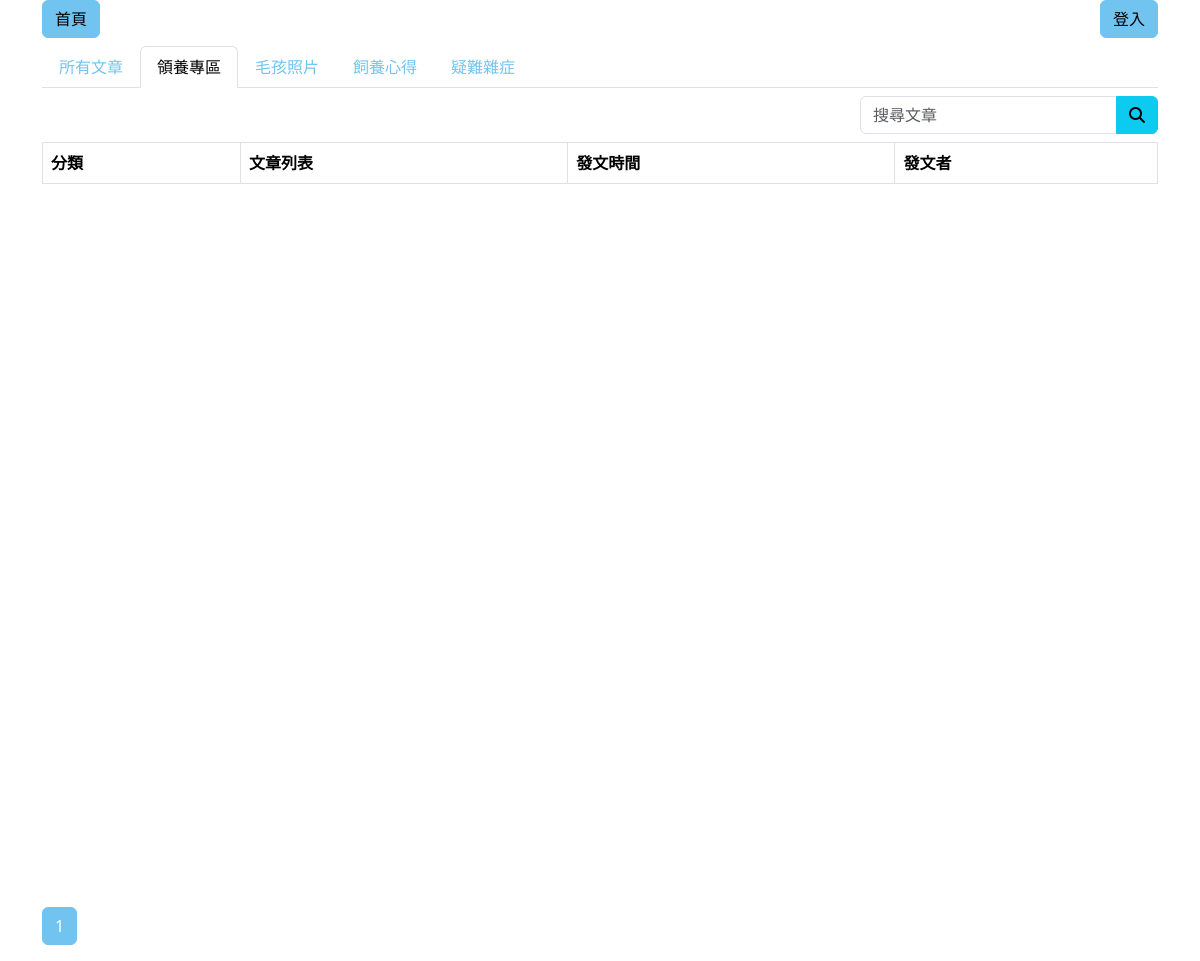
/article/article_title.php?sort=1&page=1, run on an earlier commit of the app's database.
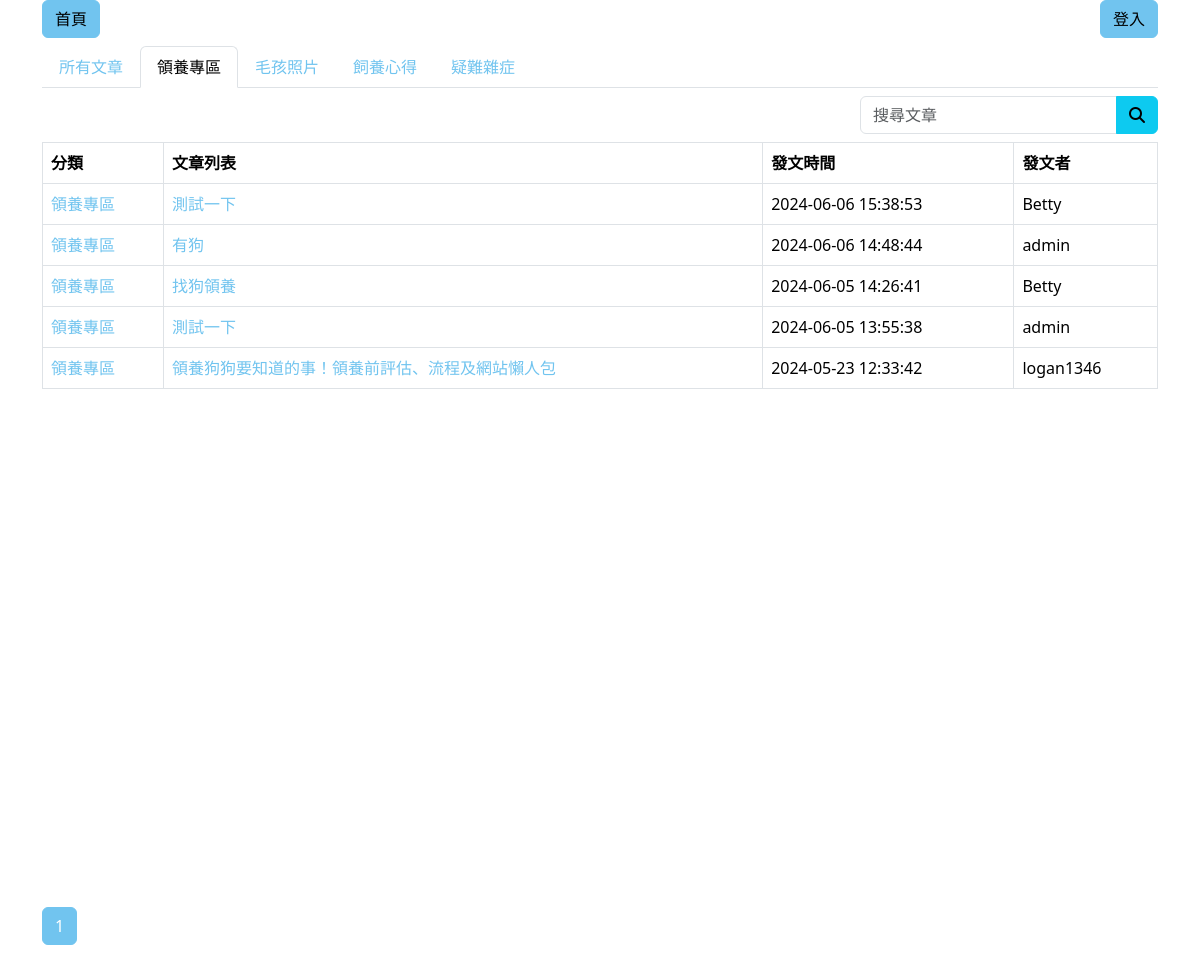
And on a later commit of the database.
### tables this page shows
CREATE TABLE `article_sort` (
  `id` int(11) NOT NULL,
  `sort` varchar(10) NOT NULL
);

CREATE TABLE `article` (
  `id` int(10) NOT NULL,
  `title` varchar(50) NOT NULL,
  `content` longtext NOT NULL,
  `sort` int(5) NOT NULL,
  `create_at` datetime NOT NULL,
  `userid` int(11) NOT NULL,
  `article_delete` int(11) NOT NULL
);

CREATE TABLE `users` (
  `id` int(6) UNSIGNED NOT NULL,
  `name` varchar(50) NOT NULL,
  `nickname` varchar(50) NOT NULL,
  `account` varchar(50) NOT NULL,
  `password_hash` varchar(60) NOT NULL,
  `gender` varchar(10) NOT NULL,
  `user_level` tinyint(1) UNSIGNED NOT NULL,
  `valid` tinyint(3) NOT NULL DEFAULT 1,
  `dob` date NOT NULL,
  `tel` varchar(20) NOT NULL,
  `email` varchar(50) NOT NULL,
  `avatar` varchar(50) NOT NULL,
  `avatar_file` varchar(150) NOT NULL,
  `address` varchar(100) NOT NULL,
  `adr_city` tinyint(4) NOT NULL,
  `adr_district` int(3) UNSIGNED NOT NULL,
  `created_at` datetime NOT NULL DEFAULT current_timestamp(),
  `deleted_at` datetime DEFAULT NULL
);

### article/article_title.php (the view, shortened to what this page needs)
<?php
require_once("../db_connect.php");
$sql_sort = "SELECT * FROM article_sort";
$re_sort = $conn->query($sql_sort);
$sort_rows = $re_sort->fetch_all(MYSQLI_ASSOC);
$sql_article = "SELECT * FROM article";
$re_article = $conn->query($sql_article);
$all_article = $re_article->num_rows;
$sql_where = "WHERE article_delete=0";
if (isset($_GET["sort"])) {
    $sort = $_GET["sort"];
    $sql_where = "WHERE article.sort='$sort' AND article_delete=0";
    $sql_article = "SELECT * FROM article WHERE sort=$sort";
    $re_article = $conn->query($sql_article);
    $all_article = $re_article->num_rows;
    $page = isset($_GET["page"]) ? $_GET["page"] : 1;
    $per_page = 17;
    $fir_item = ($page - 1) * $per_page;
    $page_count = ceil($all_article / $per_page);
    $sql_limit = " LIMIT $fir_item,$per_page ";
} else {
    $page = isset($_GET["page"]) ? $_GET["page"] : 1;
    $per_page = 17;
    $fir_item = ($page - 1) * $per_page;
    $page_count = ceil($all_article / $per_page);
    $sql_limit = " LIMIT $fir_item,$per_page ";
}
$sql = "SELECT article.*,article_sort.sort AS arti_sort,users.id AS users_id,users.nickname FROM article
JOIN article_sort ON article.sort = article_sort.id
JOIN users ON article.userid = users.id
$sql_where
ORDER BY article.create_at DESC $sql_limit
";
$re = $conn->query($sql);
$rows = $re->fetch_all(MYSQLI_ASSOC);
?>
<!doctype html>
<html lang="en">
<head>
    <?php include("/xampp/htdocs/Fundodo/tools/common-head.php"); ?>
</head>
<body>
    <div class="container">
        <div class="d-flex justify-content-between mb-2">
            <a href="../dashboard/dashboard.php" class="btn btn-primary">首頁</a>
            <div>
                <?php if (empty($_SESSION)) : ?>
                    <a href="../member/login.php" class="btn btn-primary">登入</a>
                <?php else : ?>
                    Hi,<?= $_SESSION["user"]["nickname"] ?>
                    <a href="arti_session-destory.php" class="btn btn-primary">登出</a>
                <?php endif ?>
            </div>
        </div>
        <ul class="nav nav-tabs mb-2">
            <li class="nav-item">
                <a class="nav-link <?php if (!isset($_GET["sort"])) echo "active" ?>" href="article_title.php?page=1">所有文章</a>
            </li>
            <?php foreach ($sort_rows as $title_sort) : ?>
                <li class="nav-tiem">
                    <a class="nav-link <?php if (isset($_GET["sort"]) && $sort == $title_sort["id"]) echo "active"; ?>" href="article_title.php?sort=<?= $title_sort["id"] ?>&page=1"><?= $title_sort["sort"] ?></a>
                </li>
            <?php endforeach; ?>
        </ul>
        <div class="d-flex mb-2 <?php if(!empty($_SESSION)){
            echo "justify-content-between";
        }else{
            echo "justify-content-end";
        } ?>">
            <form action="">
                <div class="input-group">
                    <input type="text" class="form-control" placeholder="搜尋文章" name="search">
                    <button class="btn btn-info" type="submit"><i class="fa-solid fa-magnifying-glass"></i></button>
                </div>
            </form>
        </div>
        <div class="fixed-height-table">
            <table class="table table-bordered">
                <thead>
                    <tr class="text-nowrap">
                        <th>分類</th>
                        <th>文章列表</th>
                        <th>發文時間</th>
                        <th>發文者</th>
                    </tr>
                </thead>
                <tbody>
                    <?php foreach ($rows as $article) : ?>
                        <tr class="text-nowrap">
                            <td><a href="article_title.php?sort=<?= $article["sort"] ?>&page=1"><?= $article["arti_sort"] ?></a></td>
                            <td>
                                <div class="arti-title"><a href="article_content.php?Aid=<?= $article["id"] ?>"><?= $article["title"] ?></a></div>
                            </td>
                            <td><?= $article["create_at"] ?></td>
                            <td><?= $article["nickname"] ?></td>
                        </tr>
                    <?php endforeach; ?>
                </tbody>
            </table>
        </div>
        <?php if (isset($_GET["page"])) : ?>
            <nav aria-label="Page navigation example">
                <ul class="pagination">
                    <?php if (isset($_GET["page"]) && isset($_GET["sort"])) : ?>
                        <?php for ($i = 1; $i <= $page_count; $i++) : ?>
                            <li class="page-item"><a class="page-link
                            <?php if ($i == $page) echo "active" ?>
                            " href="?sort=<?= $sort ?>&page=<?= $i ?>"><?= $i ?></a></li>
                        <?php endfor; ?>
                    <?php endif ?>
                </ul>
            </nav>
        <?php endif; ?>
    </div>
</body>
</html>

### tools/common-head.php (shortened to what this page needs)
<link rel="stylesheet" href="https://cdnjs.cloudflare.com/ajax/libs/font-awesome/6.5.2/css/all.min.css" />
<link rel="stylesheet" href="https://cdnjs.cloudflare.com/ajax/libs/animate.css/4.1.1/animate.min.css" />
<link rel="stylesheet" href="/fundodo/style.css">

What changed in the data, as far as the page shows it:
added article: article_sort.sort "領養專區", title "測試一下", create_at "2024-06-06 15:38:53", userid.nickname "Betty"
added article: article_sort.sort "領養專區", title "有狗", create_at "2024-06-06 14:48:44", userid.nickname "admin"
added article: article_sort.sort "領養專區", title "找狗領養", create_at "2024-06-05 14:26:41", userid.nickname "Betty"
added article: article_sort.sort "領養專區", title "測試一下", create_at "2024-06-05 13:55:38", userid.nickname "admin"
now on this page (row edited): article: article_sort.sort "領養專區", title "領養狗狗要知道的事！領養前評估、流程及網站懶人包", create_at "2024-05-23 12:33:42", userid.nickname "logan1346"
